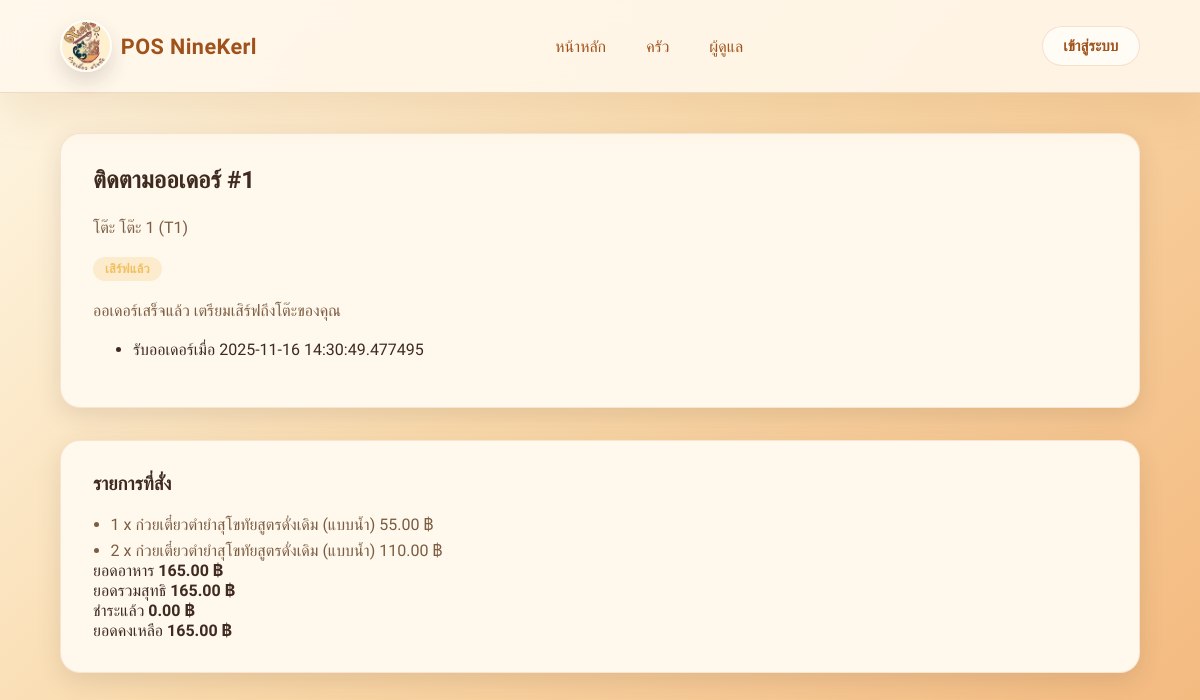
Page /order/1 on the committed database.
### pos_app/models.py (models this page shows, shortened)
class DiningTable(Base):
    __tablename__ = "dining_tables"
    id: Mapped[int] = mapped_column(primary_key=True)
    name: Mapped[str] = mapped_column(String(50), nullable=False)
    code: Mapped[str] = mapped_column(String(20), nullable=False, unique=True)
    access_token: Mapped[str | None] = mapped_column(String(64), nullable=True)
    orders: Mapped[List["Order"]] = relationship(
        "Order", back_populates="table", cascade="all, delete-orphan"
    )

class MenuItem(Base):
    __tablename__ = "menu_items"
    __table_args__ = (UniqueConstraint("name", "category_id"),)
    id: Mapped[int] = mapped_column(primary_key=True)
    name: Mapped[str] = mapped_column(String(150), nullable=False)
    description: Mapped[str | None] = mapped_column(Text, nullable=True)
    price: Mapped[float] = mapped_column(Numeric(10, 2), nullable=False)
    is_available: Mapped[bool] = mapped_column(default=True, nullable=False)
    position: Mapped[int] = mapped_column(Integer, default=0, nullable=False)
    image_path: Mapped[str | None] = mapped_column(String(255), nullable=True)
    allow_special: Mapped[bool] = mapped_column(Boolean, default=False, nullable=False)
    special_price_delta: Mapped[float] = mapped_column(Numeric(10, 2), default=0, nullable=False)
    category_id: Mapped[int] = mapped_column(
        ForeignKey("menu_categories.id"), nullable=False
    )
    category: Mapped["MenuCategory"] = relationship("MenuCategory", back_populates="items")
    order_items: Mapped[List["OrderItem"]] = relationship("OrderItem", back_populates="menu_item")
    ingredients: Mapped[List["MenuItemIngredient"]] = relationship(
        "MenuItemIngredient",
        back_populates="menu_item",
        cascade="all, delete-orphan",
        order_by="MenuItemIngredient.id",
    )
    option_groups: Mapped[List["MenuOptionGroup"]] = relationship(
        "MenuOptionGroup",
        back_populates="menu_item",
        cascade="all, delete-orphan",
        order_by="MenuOptionGroup.position",
    )

### pos_app/views.py (the view)
@main_blueprint.route("/order/<int:order_id>")
def order_status_page(order_id: int):
    order = db_session.get(Order, order_id)
    if not order:
        abort(404, description="Order not found")
    return render_template("order_status.html", order=_order_to_dict(order))

### pos_app/models.py (called while the page is built)
    @property
    def subtotal(self) -> float:
        return float(sum((item.subtotal for item in self.items), 0.0))

    @property
    def discount(self) -> float:
        return float(self.discount_amount or 0)

    @property
    def service(self) -> float:
        return float(self.service_charge or 0)

    @property
    def tax_percentage(self) -> float:
        return float(self.tax_rate or 0)

    @property
    def tax_amount(self) -> float:
        taxable = max(self.subtotal - self.discount + self.service, 0.0)
        return round(taxable * (self.tax_percentage / 100), 2)

    @property
    def total(self) -> float:
        return self.grand_total

    @property
    def grand_total(self) -> float:
        return round(self.subtotal - self.discount + self.service + self.tax_amount, 2)

    @property
    def amount_paid(self) -> float:
        return float(sum((float(payment.amount) for payment in self.payments), 0.0))

    @property
    def balance_due(self) -> float:
        return round(self.grand_total - self.amount_paid, 2)

    @property
    def subtotal(self) -> float:
        price = self.unit_price if self.unit_price is not None else self.menu_item.price
        return float(price) * self.quantity

### templates/order_status.html (shortened to what this page needs)
{% extends "base.html" %}
{% block content %}
<section class="panel">
  <h2>ติดตามออเดอร์ #{{ order.id }}</h2>
  <p>โต๊ะ {{ order.table }} ({{ order.table_code }})</p>
  <div class="tracking-box">
    <span class="status-label status-{{ order.status }}">{{ order.status_label }}</span>
    <p>{{ order.status_hint }}</p>
    <ul class="tracking-history">
      <li>รับออเดอร์เมื่อ {{ order.created_at.replace("T", " ") }}</li>
    </ul>
  </div>
</section>
<section class="panel">
  <h3>รายการที่สั่ง</h3>
  <ul class="order-items">
    {% for item in order["items"] %}
    <li>
      <span>{{ item.quantity }} x {{ item.name }}</span>
      <span>{{ "%.2f"|format(item.subtotal) }} ฿</span>
    </li>
    {% endfor %}
  </ul>
  <div class="order-summary">
    <div>
      <span>ยอดอาหาร</span>
      <strong>{{ "%.2f"|format(order.subtotal) }} ฿</strong>
    </div>
    <div class="total-line">
      <span>ยอดรวมสุทธิ</span>
      <strong>{{ "%.2f"|format(order.grand_total) }} ฿</strong>
    </div>
    <div>
      <span>ชำระแล้ว</span>
      <strong>{{ "%.2f"|format(order.amount_paid) }} ฿</strong>
    </div>
    <div>
      <span>ยอดคงเหลือ</span>
      <strong>
        {% if order.balance_due > 0 %}
        {{ "%.2f"|format(order.balance_due) }} ฿
        {% else %}
        <span class="badge badge-success">ชำระครบ</span>
        {% endif %}
      </strong>
    </div>
  </div>
</section>
{% endblock %}

### templates/base.html (shortened to what this page needs)
<!doctype html>
<html lang="th">
  <head>
    <link rel="stylesheet" href="{{ url_for('static', filename='css/main.css') }}" />
  </head>
  <body>
    <header class="app-header">
      <div class="container nav-bar">
        <a class="brand" href="{{ url_for('main.home') }}">
          <img src="{{ url_for('static', filename='img/logo.jpg') }}" alt="NineKerl Logo" class="brand-logo" />
          <span>POS NineKerl</span>
        </a>
        <nav class="nav-links">
          <a class="nav-link" href="{{ url_for('main.home') }}">หน้าหลัก</a>
          <a class="nav-link" href="{{ url_for('main.kitchen_dashboard') }}">ครัว</a>
          <a class="nav-link" href="{{ url_for('main.admin_dashboard') }}">ผู้ดูแล</a>
        </nav>
        <div class="nav-actions">
          {% if current_user %}
          <span class="nav-user">สวัสดี {{ current_user.username }}</span>
          <a class="button button-outline-light" href="{{ url_for('auth.logout') }}">ออกจากระบบ</a>
          {% else %}
          <a class="button button-light" href="{{ url_for('auth.login', role='kitchen', next=request.path) }}">เข้าสู่ระบบ</a>
          {% endif %}
        </div>
      </div>
    </header>
    <main class="container">
      {% block content %}{% endblock %}
    </main>
  </body>
</html>

### static/css/main.css (style rules this page uses)
:root { --font-family: "Kanit", -apple-system, BlinkMacSystemFont, "Segoe UI", sans-serif; --color-bg: #fdf3dd; --color-surface: #fff8ec; --color-primary: #d38234; --color-primary-dark: #a0521c; --color-accent: #f2c061; --color-success: #3e7466; --color-warning: #c96b1b; --color-danger: #bf4432; --color-muted: #7c5c42; --color-text: #3f2a20; --shadow-sm: 0 8px 24px rgba(63, 42, 32, 0.12); --shadow-md: 0 20px 45px rgba(63, 42, 32, 0.18); --radius-lg: 20px; --radius-md: 14px; --radius-pill: 999px; }
*, *::before, *::after { box-sizing: border-box; }
body { margin: 0; font-family: var(--font-family); background: linear-gradient(135deg, #fef8e7 0%, #f9d9aa 45%, #f3b77c 100%); color: var(--color-text); min-height: 100vh; }
a { color: inherit; }
.container { width: min(1080px, 92%); margin: 0 auto; padding: 0 0 2.5rem; }
.app-header { background: rgba(255, 248, 236, 0.9); border-bottom: 1px solid rgba(192, 135, 84, 0.25); backdrop-filter: blur(14px); position: sticky; top: 0; z-index: 10; box-shadow: 0 20px 40px rgba(191, 132, 72, 0.15); }
.nav-bar { display: flex; align-items: center; justify-content: space-between; padding: 1.25rem 0; gap: 1.25rem; }
.brand { font-weight: 700; font-size: 1.35rem; color: var(--color-primary-dark); letter-spacing: 0.02em; text-decoration: none; display: inline-flex; align-items: center; gap: 0.55rem; }
.brand-logo { width: 52px; height: 52px; border-radius: 50%; object-fit: cover; border: 2px solid rgba(255, 255, 255, 0.7); box-shadow: 0 10px 20px rgba(63, 42, 32, 0.15); }
.nav-links { display: flex; gap: 1rem; }
.nav-link { color: var(--color-primary-dark); text-decoration: none; font-weight: 500; padding: 0.35rem 0.75rem; border-radius: var(--radius-pill); transition: background 0.2s ease, color 0.2s ease; }
.nav-actions { display: flex; gap: 0.75rem; align-items: center; }
main.container { margin-top: 2.5rem; }
.panel { background: var(--color-surface); border-radius: var(--radius-lg); padding: 2rem; margin-bottom: 2rem; box-shadow: var(--shadow-sm); border: 1px solid rgba(208, 115, 47, 0.15); }
.panel h2, .panel h3, .panel h4 { margin-top: 0; color: var(--color-text); }
.panel p { color: var(--color-muted); line-height: 1.7; }
.button { display: inline-flex; align-items: center; justify-content: center; gap: 0.35rem; padding: 0.6rem 1.3rem; border-radius: var(--radius-pill); font-weight: 600; text-decoration: none; border: none; cursor: pointer; font-size: 0.95rem; transition: transform 0.15s ease, box-shadow 0.2s ease, background 0.2s ease; }
.button-light { background: rgba(255, 255, 255, 0.65); color: var(--color-primary-dark); border: 1px solid rgba(208, 115, 47, 0.2); }
.order-items { margin: 0; padding-left: 1.1rem; color: var(--color-muted); display: flex; flex-direction: column; gap: 0.35rem; }
.status-label { display: inline-flex; align-items: center; justify-content: center; gap: 0.35rem; padding: 0.25rem 0.75rem; border-radius: var(--radius-pill); font-size: 0.8rem; font-weight: 600; text-transform: uppercase; letter-spacing: 0.02em; }
.status-completed { background: rgba(242, 192, 97, 0.22); color: var(--color-accent); }

### rows in the picture
DiningTable: table "โต๊ะ 1", table_code "T1"
MenuItem: name "ก๋วยเตี๋ยวตำยำสุโขทัยสูตรดั่งเดิม (แบบน้ำ)" "ก๋วยเตี๋ยวตำยำสุโขทัยสูตรดั่งเดิม (แบบน้ำ)"

### other values in the picture
{{ order.id }} "1"
{{ order.status_label }} "เสิร์ฟแล้ว"
{{ order.status_hint }} "ออเดอร์เสร็จแล้ว เตรียมเสิร์ฟถึงโต๊ะของคุณ"
{{ order.created_at.replace("T", " ") }} "2025-11-16 14:30:49.477495"
{{ item.quantity }} "1" "2"
{{ "%.2f"|format(item.subtotal) }} "55.00" "110.00"
{{ "%.2f"|format(order.subtotal) }} "165.00"
{{ "%.2f"|format(order.grand_total) }} "165.00"
{{ "%.2f"|format(order.amount_paid) }} "0.00"
{{ "%.2f"|format(order.balance_due) }} "165.00"
